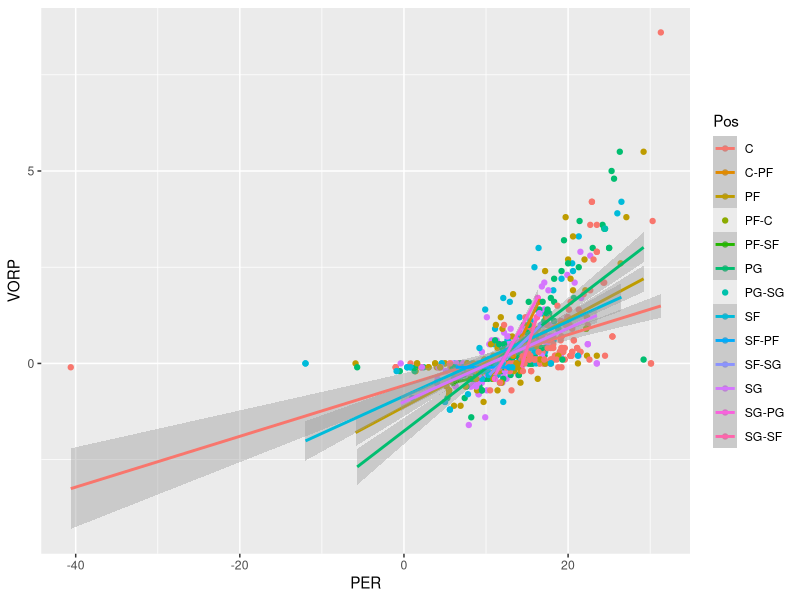
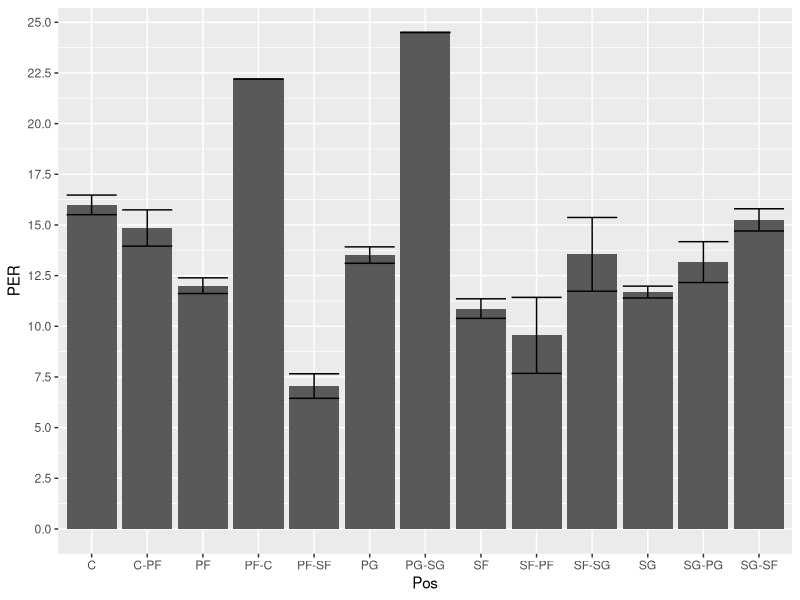
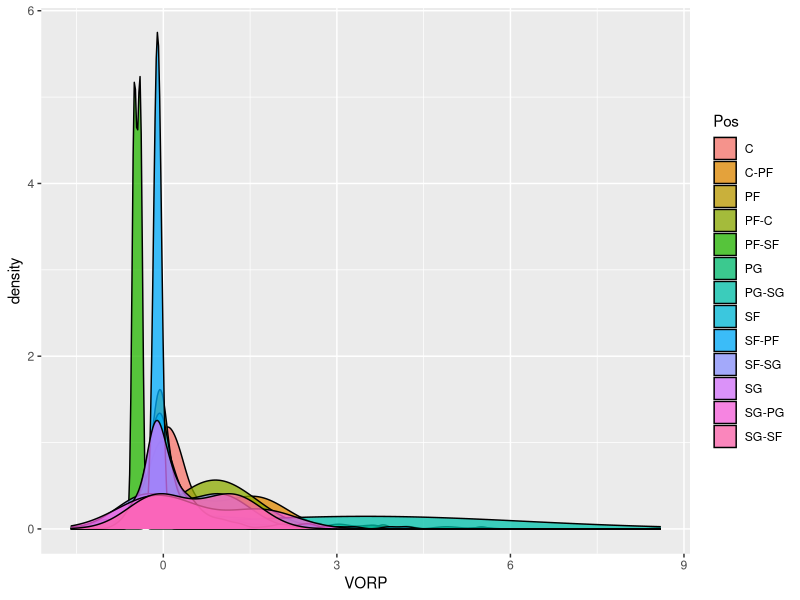

Source code (R) for these figures, in order:
## ---- chunk 1
knitr::opts_chunk$set(echo = TRUE, eval = TRUE, fig.align = "center", warning = F, message = F,
tidy=TRUE, tidy.opts=list(width.cutoff=60), R.options=list(max.print=100))
## ---- chunk 2
library(tidyverse)
library(stringi)
# read your datasets in here, e.g., with read_csv()
dataset_1 <- read_csv("polished_1st_dataset.csv")
# Due to difference in first dataset not using accent marks and other dataset
# using accent marks for name, I used this function to keep them all the same.
dataset_1$Player <- stri_trans_general(str = dataset_1$Player, id = "Latin-ASCII")
dataset_2 <- read_csv("polished_2nd_dataset.csv")
dataset_2$Player <- stri_trans_general(str = dataset_2$Player, id = "Latin-ASCII")
head(dataset_1)
## ---- chunk 3
# your tidying code (if applicable; can also wait until wrangling section)

## ---- chunk 4
# your joining code
merged_dataset <- full_join(dataset_1, dataset_2, by="Player")
head(merged_dataset)

nrow(dataset_1)
nrow(dataset_2)


dataset_1 %>% summarize_all(n_distinct) %>% select(Player)
dataset_2 %>% summarize_all(n_distinct) %>% select(Player)

setdiff(dataset_1$Player, dataset_2$Player)
setdiff(dataset_2$Player, dataset_1$Player)

nrow(merged_dataset)
cols_removed_dataset <- merged_dataset %>% select(-'USG%.x') %>% select(-'Games Played.x') %>% select(-'TO%.x') %>% select(-'TS%.x') %>% select(-'TRB%.x') %>% select(-'AST%.x')
glimpse(cols_removed_dataset)

renamed_dataset <- cols_removed_dataset %>% rename('TS'='TS%.y') %>% rename('TRB'='TRB%.y') %>% rename('AST'='AST%.y') %>% rename('TO'='TO%.y') %>% rename('USG'='USG%.y') %>% rename('Games_Played'='Games Played.y')
glimpse(renamed_dataset)
nrow(dataset_1) + nrow(dataset_2) - nrow(renamed_dataset)
renamed_dataset <- renamed_dataset %>% na.omit
# your joining code
## ---- chunk 5
# your wrangling code

# summary statistics for numeric variables (mean, sd, var, n, quantile, min, max, n_distinct, cor, etc)

knitr::kable(renamed_dataset %>% group_by(Team, Pos) %>% summarize(MeanVORP = mean(VORP, na.rm=TRUE), SdVORP= sd(VORP, na.rm=TRUE), VarVORP= var(VORP, na.rm=TRUE), num_players=n(), MinVORP = min(VORP, na.rm=TRUE), distinctVORP = n_distinct(VORP, na.rm= TRUE)) %>% na.omit %>% arrange(desc(MeanVORP))) 

knitr::kable(renamed_dataset %>% group_by(Team) %>% summarize(MeanVORP = mean(VORP, na.rm=TRUE), SdVORP= sd(VORP, na.rm=TRUE), VarVORP= var(VORP, na.rm=TRUE), num_players=n(), MinVORP = min(VORP, na.rm=TRUE), distinctVORP = n_distinct(VORP, na.rm= TRUE)) %>% na.omit) 

knitr::kable(renamed_dataset %>% group_by(Team) %>% summarize(MeanVORP = mean(VORP, na.rm=TRUE), SdVORP= sd(VORP, na.rm=TRUE), VarVORP= var(VORP, na.rm=TRUE), num_players=n(), MinVORP = min(VORP, na.rm=TRUE), distinctVORP = n_distinct(VORP, na.rm= TRUE)) %>% na.omit) 

knitr::kable(renamed_dataset %>% group_by(Team) %>% summarize(MeanVORP = mean(VORP, na.rm=TRUE), SdVORP= sd(VORP, na.rm=TRUE), VarVORP= var(VORP, na.rm=TRUE), num_players=n(), MinVORP = min(VORP, na.rm=TRUE), distinctVORP = n_distinct(VORP, na.rm= TRUE))) 

knitr::kable(renamed_dataset %>% group_by(Team) %>% summarize(MeanBPM = mean(BPM, na.rm=TRUE), SdBPM= sd(BPM, na.rm=TRUE), VarBPM= var(BPM, na.rm=TRUE), num_players=n(), MinBPM = min(BPM, na.rm=TRUE), distinctBPM = n_distinct(BPM, na.rm= TRUE))) 

knitr::kable(renamed_dataset %>% group_by(Team) %>% summarize(MeanWS = mean(WS, na.rm=TRUE), SdWS= sd(WS, na.rm=TRUE), VarWS= var(WS, na.rm=TRUE), num_players=n(), MinWS = min(WS, na.rm=TRUE), distinctWS = n_distinct(WS, na.rm= TRUE))) 

knitr::kable(renamed_dataset %>% group_by(Team) %>% summarize(MeanPER = mean(PER, na.rm=TRUE), SdPER= sd(PER, na.rm=TRUE), VarPER= var(PER, na.rm=TRUE), num_players=n(), MinPER = min(PER, na.rm=TRUE), distinctPER = n_distinct(PER, na.rm= TRUE))) 

knitr::kable(renamed_dataset %>% group_by(Team) %>% summarize(MeanTS = mean(TS, na.rm=TRUE), SdTS= sd(TS, na.rm=TRUE), VarTS= var(TS, na.rm=TRUE), num_players=n(), MinTS = min(TS, na.rm=TRUE), distinctTS = n_distinct(TS, na.rm= TRUE)))

# Categorical Variables
knitr::kable(renamed_dataset %>% group_by(Team) %>% summarize(num_players = n()))

knitr::kable(renamed_dataset %>% group_by(Player) %>% summarize(num_times = n()))

knitr::kable(renamed_dataset %>% group_by(Pos) %>% summarize(num_times = n()))

na_count <- function(x) {
    na_vector = is.na(x)
    sum(na_vector)
}

knitr::kable(renamed_dataset %>% summarize_all(na_count))


# your wrangling code
glimpse(merged_dataset)

# your wrangling code
## ---- chunk 6
# your plot 1

library(ggplot2)

ggplot(renamed_dataset, aes(x = PER, y = VORP, 
    color = Pos)) + geom_point() + geom_smooth(method = "lm")
## ---- chunk 7
# your plot 2

ggplot(renamed_dataset, aes(x = Pos, y = PER))+
geom_bar(stat="summary",fun=mean)+
geom_errorbar(stat="summary", fun.data=mean_se) + scale_y_continuous(breaks=seq(0,25,2.5))



## ---- chunk 8
# your plot 3
ggplot(renamed_dataset, aes(x=VORP, fill=Pos)) + geom_density(alpha=.75) + scale_x_continuous()

